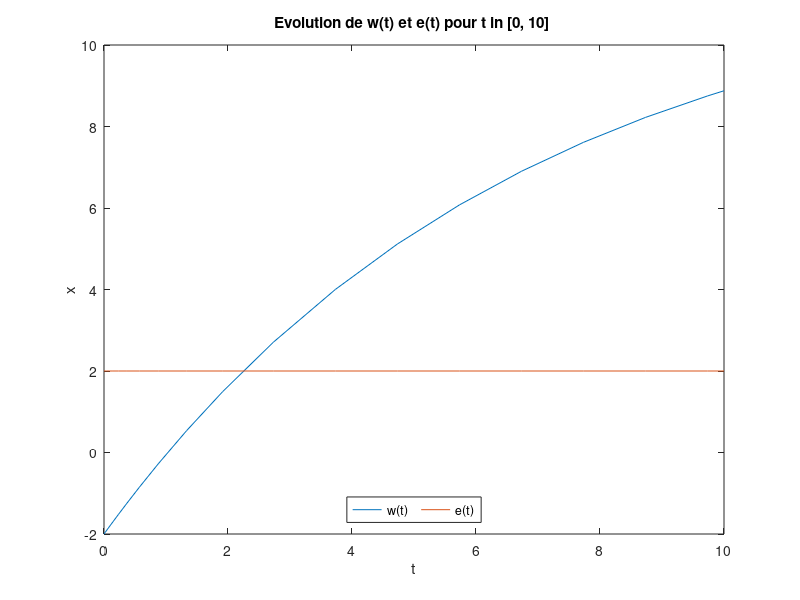
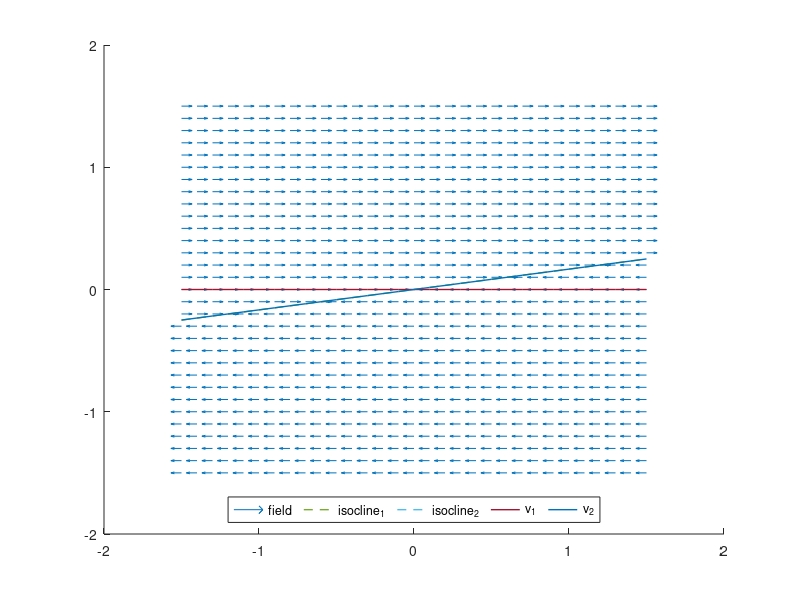
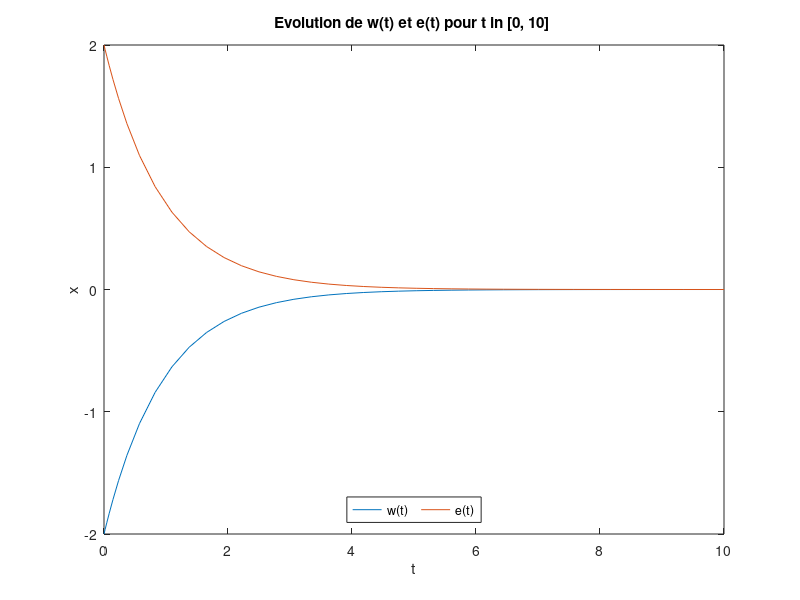
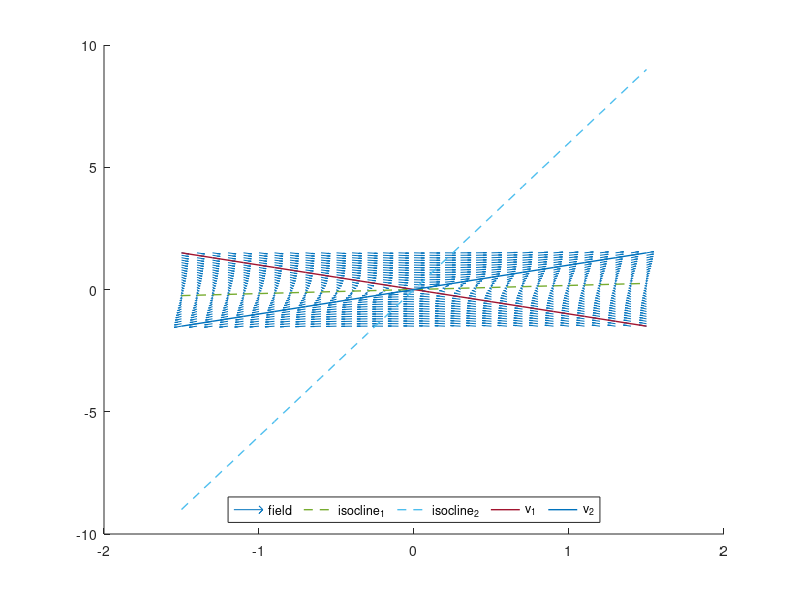

Write MATLAB code to recreate these figures, in order.

%y0 = [-1,1];
y0 = [-2,2];
%y0 = [-1,1];
%y0 = [-1,1];
%y0 = [0,2]; %41
tspan = [0,10];
a = -0.15;
b = 0.9;

# coefficient matrix
#1
A1 = [a b;
      0 0];
#2
A2 = [a b;
      b a];
#3
A3 = [a b;
      -b -a];
#4
A4 = [a 0;
      b 0];

# love equation function
function [t,x] = system_simulation(A, tspan, y0)
    ode_sys = @(t,x) [A(1,1)*x(1)+A(1,2)*x(2);A(2,1)*x(1)+A(2,2)*x(2)]; # Définition système
    [t,x] = ode23(ode_sys, tspan, y0); # Résolution système
endfunction



# Calculer les isoclines
function [isocline_1,isocline_2] = compute_isoclines(A,line_range)
    isocline_1 = -(A(1,1)/A(1,2)) * line_range;
    isocline_2 = -(A(2,1)/A(2,2)) * line_range;
endfunction

function [line_range,isocline_1,isocline_2] = plot_isoclines(A)
    line_range = -1.5:.1:1.5;
    [isocline_1,isocline_2] = compute_isoclines(A,line_range);
endfunction

# eigenlines
function [eigenline_1,eigenline_2,V] = compute_eigenlines(A,line_range)
    [V,L] = eig(A);
    eigenline_1 = (V(2,1)/V(1,1)) * line_range;
    eigenline_2 = (V(2,2)/V(1,2)) * line_range;
endfunction

function [line_range,eigenline_1,eigenline_2] = plot_eigenlines(A)
    line_range = -1.5:.1:1.5;
    [eigenline_1,eigenline_2,V] = compute_eigenlines(A,line_range);
endfunction

# 4. Portrait de phase complet
function [x1,x2,x1p,x2p] = plot_portrait_phase_complete(A)
    #grid for plotting
    x1range=-1.5:.1:1.5;
    x2range=-1.5:.1:1.5;
    [x1,x2] = meshgrid(x1range, x2range);

    # Define the system to plot (based on matrix A)
    x1p = A(1,1)*x1+A(1,2)*x2;
    x2p = A(2,1)*x1+A(2,2)*x2;

    #Normalize values for plotting
    norms=sqrt(x1p.^2+x2p.^2);

    [eigenline_1,eigenline_2,V] = compute_eigenlines(A,x1range);
    [isocline_1,isocline_2] = compute_isoclines(A,x1range);

    # Vector field plot
    hold on;
    quiver(x1,x2,x1p./norms,x2p./norms,0.5);
    # Isoclines
    plot(x1range,isocline_1,"linewidth",1,'LineStyle','--');
    plot(x1range,isocline_2,"linewidth",1,'LineStyle','--');
    # Vecteurs propres = droites invariantes
    plot(x1range,eigenline_1,"linewidth",1);
    plot(x1range,eigenline_2,"linewidth",1);
    legend("field","isocline_1","isocline_2","v_1","v_2","location","south","orientation", "horizontal");
endfunction



A = A1; # change Ax to plot another equation
[t,x] = system_simulation(A, tspan, y0);
figure 11
plot(t,x)
title("Evolution de w(t) et e(t) pour t \in [0, 10] ")
xlabel("t")
ylabel("x")
legend("w(t)","e(t)","location","south","orientation", "horizontal");

# display portrait de phases
figure 12
[x1,x2,x1p,x2p] = plot_portrait_phase_complete(A);

A = A2; # change Ax to plot another equation
[t,x] = system_simulation(A, tspan, y0);
figure 21
plot(t,x)
title("Evolution de w(t) et e(t) pour t \in [0, 10] ")
xlabel("t")
ylabel("x")
legend("w(t)","e(t)","location","south","orientation", "horizontal");


figure 22
[x1,x2,x1p,x2p] = plot_portrait_phase_complete(A);

A = A3; # change Ax to plot another equation
[t,x] = system_simulation(A, tspan, y0);
figure 31
plot(t,x)
title("Evolution de w(t) et e(t) pour t \in [0, 10] ")
xlabel("t")
ylabel("x")
legend("w(t)","e(t)","location","south","orientation", "horizontal");


figure 32
[x1,x2,x1p,x2p] = plot_portrait_phase_complete(A);

A = A4; # change Ax to plot another equation
[t,x] = system_simulation(A, tspan, y0);
figure 41
plot(t,x)
title("Evolution de w(t) et e(t) pour t \in [0, 10] ")
xlabel("t")
ylabel("x")
legend("w(t)","e(t)","location","south","orientation", "horizontal");


figure 42
[x1,x2,x1p,x2p] = plot_portrait_phase_complete(A);
